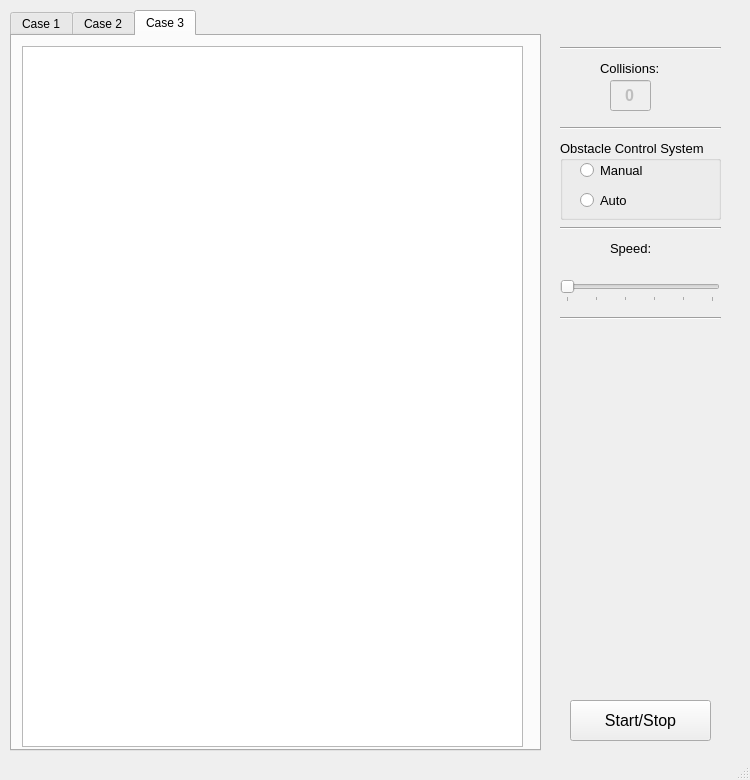
<?xml version="1.0" encoding="UTF-8"?>
<ui version="4.0">
 <class>MainWindow</class>
 <widget class="QMainWindow" name="MainWindow">
  <property name="geometry">
   <rect>
    <x>0</x>
    <y>0</y>
    <width>750</width>
    <height>780</height>
   </rect>
  </property>
  <property name="minimumSize">
   <size>
    <width>750</width>
    <height>780</height>
   </size>
  </property>
  <property name="maximumSize">
   <size>
    <width>750</width>
    <height>780</height>
   </size>
  </property>
  <property name="windowTitle">
   <string>MainWindow</string>
  </property>
  <widget class="QWidget" name="centralwidget">
   <widget class="QGroupBox" name="groupBox_OCS">
    <property name="geometry">
     <rect>
      <x>560</x>
      <y>140</y>
      <width>161</width>
      <height>80</height>
     </rect>
    </property>
    <property name="font">
     <font>
      <pointsize>10</pointsize>
     </font>
    </property>
    <property name="title">
     <string>Obstacle Control System</string>
    </property>
    <widget class="QRadioButton" name="radioButton_manual">
     <property name="geometry">
      <rect>
       <x>20</x>
       <y>20</y>
       <width>95</width>
       <height>20</height>
      </rect>
     </property>
     <property name="text">
      <string>Manual</string>
     </property>
    </widget>
    <widget class="QRadioButton" name="radioButton_auto">
     <property name="geometry">
      <rect>
       <x>20</x>
       <y>50</y>
       <width>95</width>
       <height>20</height>
      </rect>
     </property>
     <property name="text">
      <string>Auto</string>
     </property>
    </widget>
   </widget>
   <widget class="QLabel" name="label_collisions_title">
    <property name="geometry">
     <rect>
      <x>600</x>
      <y>60</y>
      <width>58</width>
      <height>16</height>
     </rect>
    </property>
    <property name="font">
     <font>
      <pointsize>10</pointsize>
     </font>
    </property>
    <property name="text">
     <string>Collisions:</string>
    </property>
   </widget>
   <widget class="QTabWidget" name="tabWidget">
    <property name="geometry">
     <rect>
      <x>10</x>
      <y>10</y>
      <width>531</width>
      <height>741</height>
     </rect>
    </property>
    <property name="currentIndex">
     <number>2</number>
    </property>
    <widget class="QWidget" name="tab_1">
     <attribute name="title">
      <string>Case 1</string>
     </attribute>
     <widget class="QGraphicsView" name="view1">
      <property name="enabled">
       <bool>true</bool>
      </property>
      <property name="geometry">
       <rect>
        <x>10</x>
        <y>10</y>
        <width>501</width>
        <height>701</height>
       </rect>
      </property>
     </widget>
    </widget>
    <widget class="QWidget" name="tab_2">
     <attribute name="title">
      <string>Case 2</string>
     </attribute>
     <widget class="QGraphicsView" name="view2">
      <property name="geometry">
       <rect>
        <x>10</x>
        <y>10</y>
        <width>501</width>
        <height>701</height>
       </rect>
      </property>
     </widget>
    </widget>
    <widget class="QWidget" name="tab_3">
     <attribute name="title">
      <string>Case 3</string>
     </attribute>
     <widget class="QGraphicsView" name="view3">
      <property name="geometry">
       <rect>
        <x>10</x>
        <y>10</y>
        <width>501</width>
        <height>701</height>
       </rect>
      </property>
     </widget>
    </widget>
   </widget>
   <widget class="QLineEdit" name="lineEdit_collisions">
    <property name="enabled">
     <bool>false</bool>
    </property>
    <property name="geometry">
     <rect>
      <x>610</x>
      <y>80</y>
      <width>41</width>
      <height>31</height>
     </rect>
    </property>
    <property name="font">
     <font>
      <family>Arial</family>
      <pointsize>12</pointsize>
      <weight>75</weight>
      <bold>true</bold>
     </font>
    </property>
    <property name="text">
     <string>0</string>
    </property>
    <property name="frame">
     <bool>true</bool>
    </property>
    <property name="alignment">
     <set>Qt::AlignCenter</set>
    </property>
    <property name="clearButtonEnabled">
     <bool>false</bool>
    </property>
   </widget>
   <widget class="QPushButton" name="pushButton_startStop">
    <property name="geometry">
     <rect>
      <x>570</x>
      <y>700</y>
      <width>141</width>
      <height>41</height>
     </rect>
    </property>
    <property name="font">
     <font>
      <family>Arial</family>
      <pointsize>12</pointsize>
     </font>
    </property>
    <property name="text">
     <string>Start/Stop</string>
    </property>
   </widget>
   <widget class="Line" name="line">
    <property name="geometry">
     <rect>
      <x>560</x>
      <y>120</y>
      <width>161</width>
      <height>16</height>
     </rect>
    </property>
    <property name="orientation">
     <enum>Qt::Horizontal</enum>
    </property>
   </widget>
   <widget class="Line" name="line_2">
    <property name="geometry">
     <rect>
      <x>560</x>
      <y>220</y>
      <width>161</width>
      <height>16</height>
     </rect>
    </property>
    <property name="orientation">
     <enum>Qt::Horizontal</enum>
    </property>
   </widget>
   <widget class="Line" name="line_3">
    <property name="geometry">
     <rect>
      <x>560</x>
      <y>40</y>
      <width>161</width>
      <height>16</height>
     </rect>
    </property>
    <property name="orientation">
     <enum>Qt::Horizontal</enum>
    </property>
   </widget>
   <widget class="QSlider" name="horizontalSlider_speed">
    <property name="geometry">
     <rect>
      <x>560</x>
      <y>280</y>
      <width>160</width>
      <height>22</height>
     </rect>
    </property>
    <property name="maximum">
     <number>5</number>
    </property>
    <property name="pageStep">
     <number>1</number>
    </property>
    <property name="orientation">
     <enum>Qt::Horizontal</enum>
    </property>
    <property name="tickPosition">
     <enum>QSlider::TicksBelow</enum>
    </property>
   </widget>
   <widget class="QLabel" name="label">
    <property name="geometry">
     <rect>
      <x>610</x>
      <y>240</y>
      <width>51</width>
      <height>16</height>
     </rect>
    </property>
    <property name="font">
     <font>
      <family>Arial</family>
      <pointsize>10</pointsize>
     </font>
    </property>
    <property name="text">
     <string>Speed:</string>
    </property>
   </widget>
   <widget class="Line" name="line_4">
    <property name="geometry">
     <rect>
      <x>560</x>
      <y>310</y>
      <width>161</width>
      <height>16</height>
     </rect>
    </property>
    <property name="orientation">
     <enum>Qt::Horizontal</enum>
    </property>
   </widget>
  </widget>
  <widget class="QMenuBar" name="menubar">
   <property name="geometry">
    <rect>
     <x>0</x>
     <y>0</y>
     <width>750</width>
     <height>21</height>
    </rect>
   </property>
  </widget>
  <widget class="QStatusBar" name="statusbar"/>
 </widget>
 <resources/>
 <connections/>
</ui>
